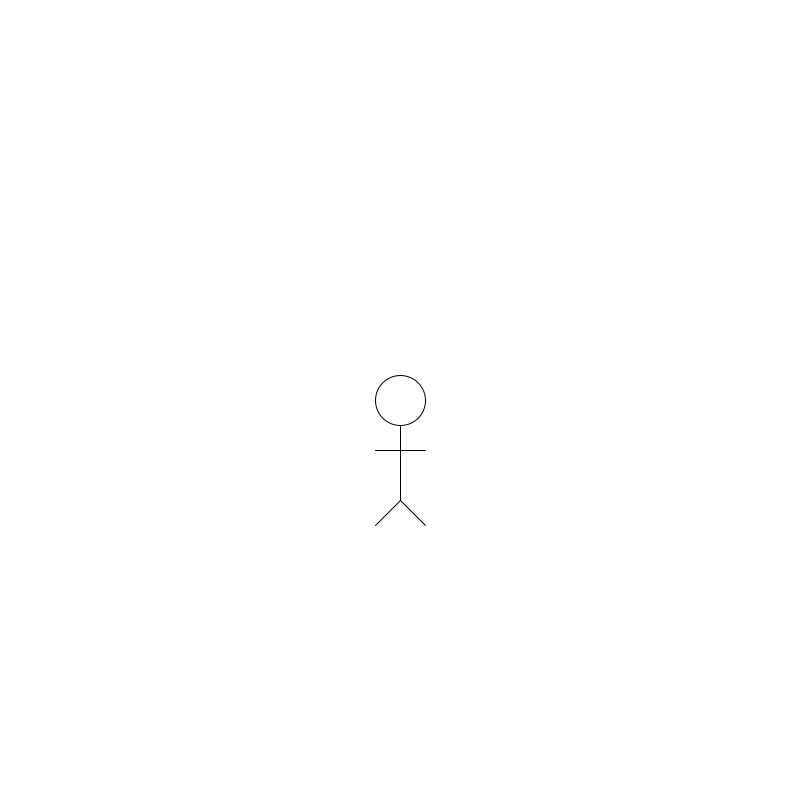
Frame 1 (no input)
Frame 60 (the mouse pressed at the canvas centre just before this capture): identical to frame 1, image omitted
Frame 120 (the mouse held since frame 60 and released just before this capture): identical to frame 1, image omitted

The Processing sketch that drew this single still picture (run headless with seeded random() and noise(); from frame 60 on, the mouse is pressed at the canvas centre):

// Processing sketch: stickmanStarterCode
// ── stickmanStarterCode.pde
float x, y;

void setup() {
  size(800, 800);
  
  x = width/2;
  y = height/2;
}

void draw() {
  background(255);
  
  displayStickman();
}

void displayStickman() {
    pushMatrix();
      translate(x, y);
  
      //head
      ellipse(0, 0, 50, 50);
  
      //body
      line(0, 25, 0, 100);
  
      //legs
      line(0, 100, -25, 125);
      line(0, 100, 25, 125);
  
      //arms
      line(-25, 50, 25, 50);

    popMatrix();
  }
